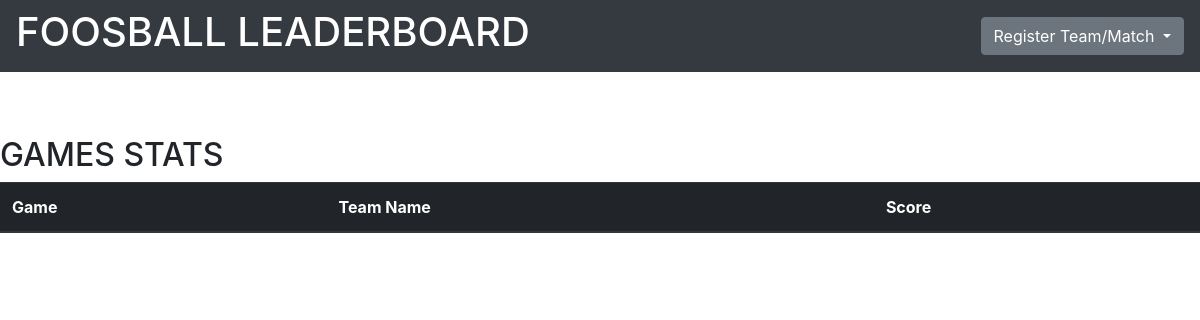
The page /games/ on the database as committed earlier.
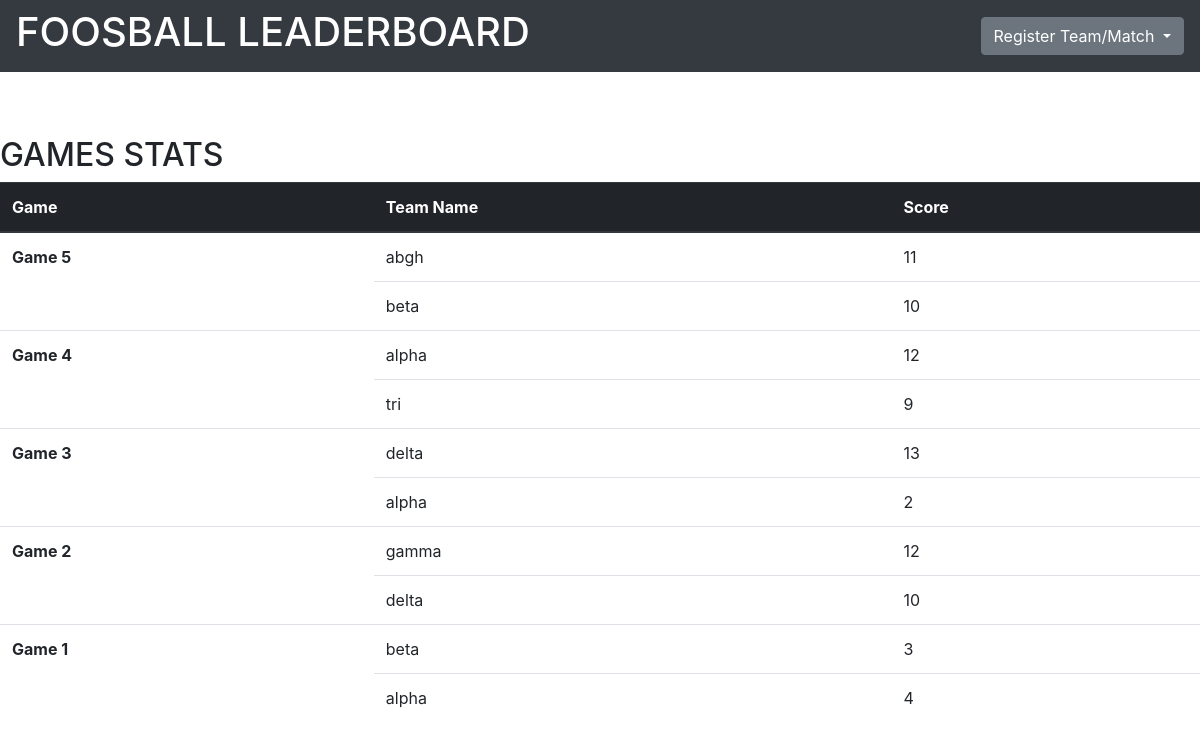
The same page on the database as committed later.
### leaderboard/models.py (models this page shows)
class RegisterGame(models.Model):
    team1= models.ForeignKey(RegisterTeam, related_name='team1', on_delete=models.CASCADE)
    team1_score = models.IntegerField()
    team2= models.ForeignKey(RegisterTeam, related_name='team2', on_delete=models.CASCADE)
    team2_score = models.IntegerField()

class RegisterTeam(models.Model):
    Team_Name=models.CharField(max_length=32)
    Player1_Name = models.CharField(max_length=32)
    Player2_Name = models.CharField(max_length=32)
    def __str__(self):
        return self.Team_Name

### leaderboard/views.py (the view)
# urls.py: url(r'^games/$', views.games),
def games(request):
	games = RegisterGame.objects.order_by('pk').reverse()
	return render(request, 'games.html', {'games': games})

### leaderboard/templates/games.html
{% extends 'base2.html' %}
{% block content %}
<br><br>
    <h2> GAMES STATS</h2>
<table class="table">
  <thead class="thead-dark">
    <tr>
      <th scope="col">Game</th>
      <th scope="col">Team Name</th>
      <th scope="col">Score</th>
    </tr>
  </thead><tbody>
{% for game in games %}
<tr>
	<th scope="row" rowspan="2">Game {{game.id}}</th>
	<td>{{game.team1}}</td>
	<td>{{game.team1_score}}</td>
</tr>
<tr>
	<td>{{game.team2}}</td>
	<td>{{game.team2_score}}</td>
</tr>
{% endfor %}
</table>
{% endblock %}

### leaderboard/templates/base2.html (shortened to what this page needs)
{% load static %}
<!DOCTYPE html>
<html>
<head>
    <link rel="stylesheet" href="https://maxcdn.bootstrapcdn.com/bootstrap/4.0.0/css/bootstrap.min.css">
</head>
<body>
  <nav class="navbar navbar-dark bg-dark">
  <a href='/'><font color="white"><h1>FOOSBALL LEADERBOARD</h1></font></a>
  <div class="dropdown">
  <button class="btn btn-secondary dropdown-toggle" type="button" id="dropdownMenuButton" data-toggle="dropdown" aria-haspopup="true" aria-expanded="false">
    Register Team/Match
  </button>
</div>
</nav>
{% block content %}
{% endblock %}
</body>
</html>

Rows that differ between the two databases and show on the page:
added RegisterGame: id "5", team1 "abgh", team1_score "11", team2 "beta", team2_score "10"
added RegisterGame: id "4", team1 "alpha", team1_score "12", team2 "tri", team2_score "9"
added RegisterGame: id "3", team1 "delta", team1_score "13", team2 "alpha", team2_score "2"
added RegisterGame: id "2", team1 "gamma", team1_score "12", team2 "delta", team2_score "10"
added RegisterGame: id "1", team1 "beta", team1_score "3", team2 "alpha", team2_score "4"
